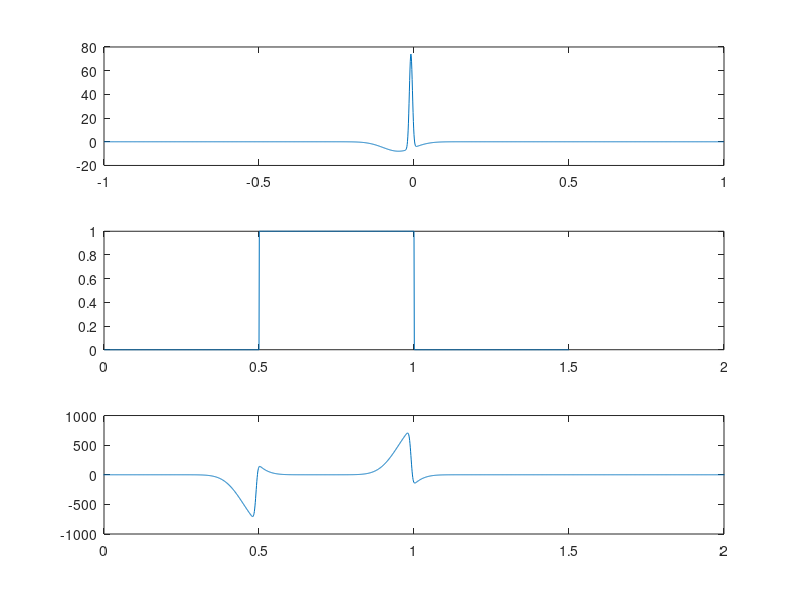

Here is the MATLAB script that generated this plot:
dt = .001;
t = -1:dt:1; 
On = normpdf(t, -.01, .005);
%Off = zeros(1,length(t)); Off(t>0&t<.5) = 1/(.5);
Off = normpdf(t, -.05, .05);
%On = On/max(On);
%Off = Off/max(Off);



Filter = On-Off; 
dur = .5;
ns = ceil(dur/dt);
Input = [zeros(1, ns) ones(1,ns) zeros(1,ns)];
m = length(Input); 
n = length(Filter);
Output = conv(Input, Filter);

figure; k = subplot(3,1,1); plot(t, On-Off); 
h = subplot(3,1,2); plot(dt:dt:m*dt, Input)
g = subplot(3,1,3); plot((dt:dt:(m+n-1)*dt)- (n-1)*dt/2, Output);
linkaxes([h g], 'x')
